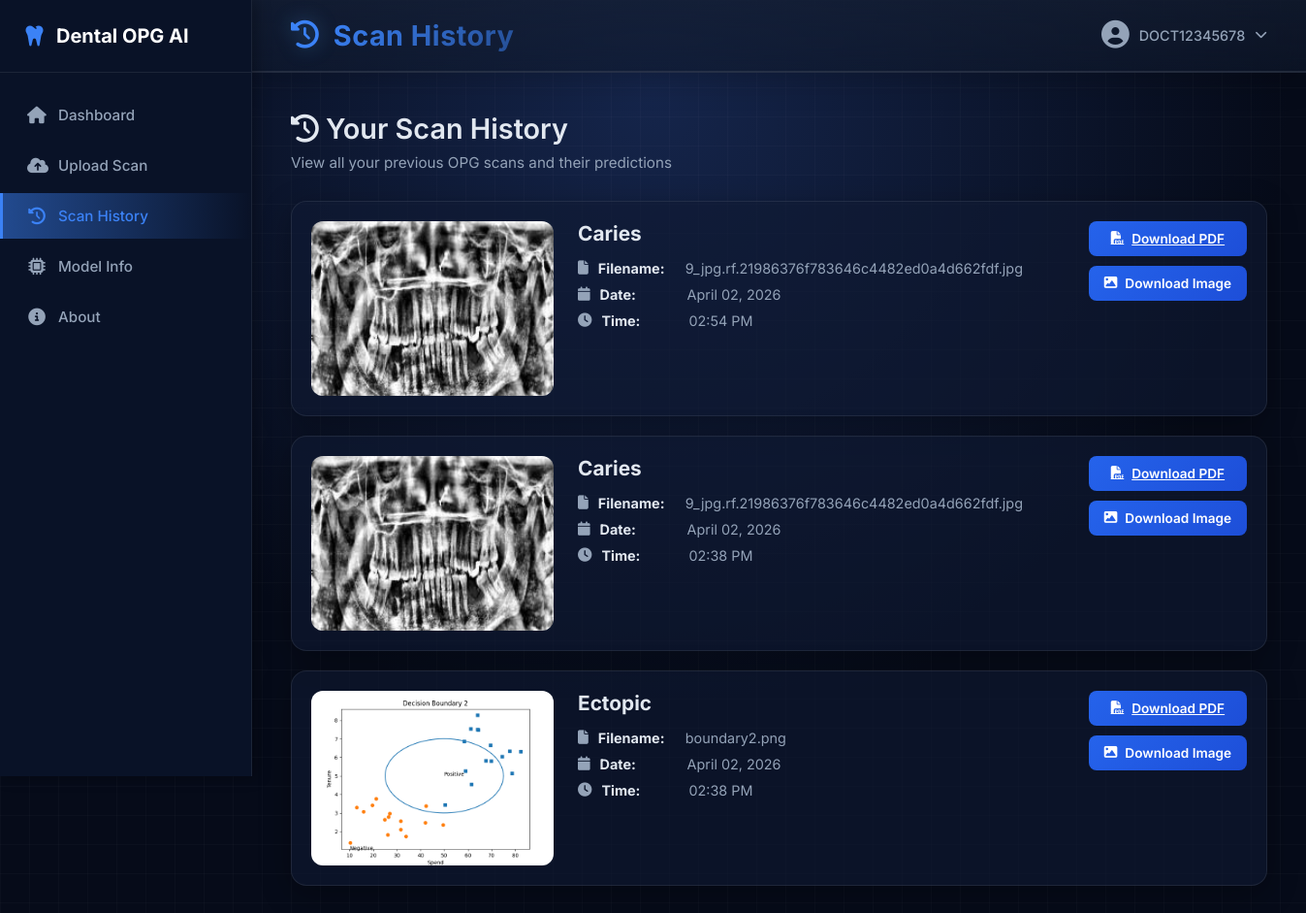
Before: /scan-history (signed in) with the older database file.
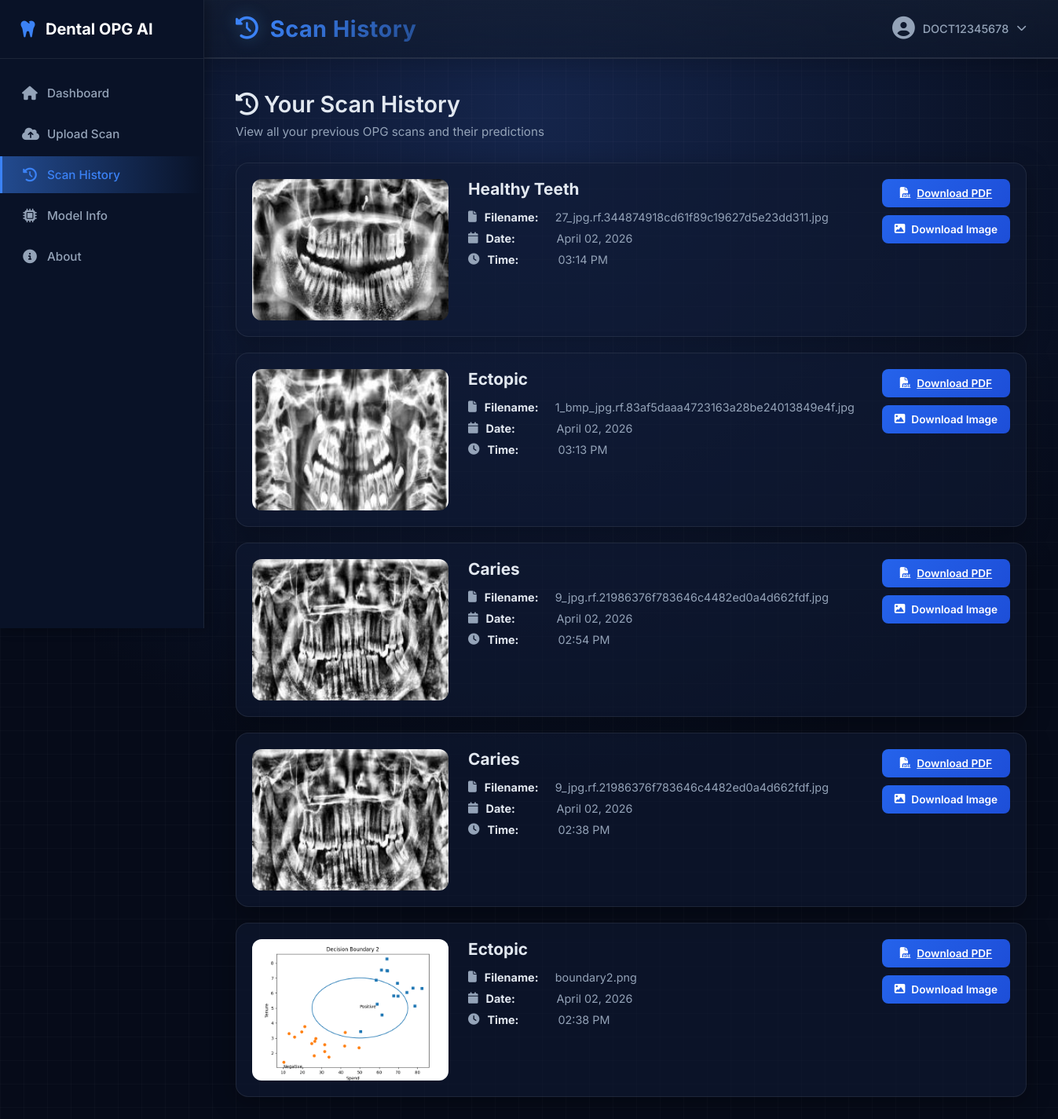
After: the same page with the newer database file.
### app.py (models this page shows)
class User(UserMixin, db.Model):
    id = db.Column(db.Integer, primary_key=True)
    username = db.Column(db.String(80), unique=True, nullable=False)
    mobile = db.Column(db.String(20), unique=True, nullable=False)
    password = db.Column(db.String(255), nullable=False)
    scans = db.relationship('ScanHistory', backref='user', lazy=True, cascade='all, delete-orphan')

class ScanHistory(db.Model):
    id = db.Column(db.Integer, primary_key=True)
    user_id = db.Column(db.Integer, db.ForeignKey('user.id'), nullable=False)
    filename = db.Column(db.String(255), nullable=False)
    prediction = db.Column(db.String(80), nullable=False)
    timestamp = db.Column(db.DateTime, default=datetime.now)
    image_path = db.Column(db.String(255), nullable=False)
    caries_prob = db.Column(db.Float, default=0.0)
    decayed_prob = db.Column(db.Float, default=0.0)
    ectopic_prob = db.Column(db.Float, default=0.0)
    healthy_prob = db.Column(db.Float, default=0.0)

### app.py (the view)
@app.route('/scan-history', methods=['GET'])
@login_required
def scan_history():
    scans = ScanHistory.query.filter_by(user_id=current_user.id).order_by(ScanHistory.timestamp.desc()).all()
    return render_template('scan_history.html', scans=scans)

### app.py (called while the page is built)
@app.after_request
def add_header(response):
    response.headers['Cache-Control'] = 'no-store, no-cache, must-revalidate, max-age=0'
    response.headers['Pragma'] = 'no-cache'
    response.headers['Expires'] = '0'
    return response

@login_manager.user_loader
def load_user(user_id):
    return User.query.get(int(user_id))

### templates/scan_history.html (shortened to what this page needs)
<!DOCTYPE html>
<html lang="en">
<head>
    <link rel="stylesheet" href="https://cdnjs.cloudflare.com/ajax/libs/font-awesome/6.4.0/css/all.min.css">
    <link rel="stylesheet" href="{{ url_for('static', filename='index.css') }}">
</head>
<body>
<div class="app-container">
    <aside class="sidebar">
        <div class="sidebar-header">
            <i class="fa-solid fa-tooth"></i>
            <span>Dental OPG AI</span>
        </div>
        <nav class="sidebar-nav">
            <a href="/" class="nav-link {% if request.path == '/' %}active{% endif %}">
                <i class="fa-solid fa-house"></i> Dashboard
            </a>
            <a href="/upload" class="nav-link {% if request.path.startswith('/upload') %}active{% endif %}">
                <i class="fa-solid fa-cloud-arrow-up"></i> Upload Scan
            </a>
            <a href="/scan-history" class="nav-link {% if request.path == '/scan-history' %}active{% endif %}">
                <i class="fa-solid fa-history"></i> Scan History
            </a>
            <a href="/model-info" class="nav-link {% if request.path == '/model-info' %}active{% endif %}">
                <i class="fa-solid fa-microchip"></i> Model Info
            </a>
            <a href="/about" class="nav-link {% if request.path == '/about' %}active{% endif %}">
                <i class="fa-solid fa-circle-info"></i> About
            </a>
        </nav>
    </aside>
    <main class="main-content">
        <header class="topbar">
            <div class="page-title">
                <i class="fa-solid fa-history" style="color: var(--accent); font-size: 1.8rem;"></i>
                <h2>Scan History</h2>
            </div>
            <div class="user-profile">
                <div class="profile-dropdown">
                    <div class="profile-info" onclick="toggleProfileMenu()">
                        <i class="fa-solid fa-circle-user"></i>
                        <span class="username">{{ current_user.username }}</span>
                        <i class="fa-solid fa-chevron-down" style="font-size: 0.8rem;"></i>
                    </div>
                </div>
            </div>
        </header>
        <div class="content-area">
            <section class="tab-content active-tab">
                <h2>
                    <i class="fa-solid fa-history"></i> Your Scan History
                </h2>
                <p class="section-desc">View all your previous OPG scans and their predictions</p>
                {% if scans %}
                <div class="history-container">
                    {% for scan in scans %}
                    <div class="glass-card history-record">
                        <div class="history-image">
                            <img src="{{ scan.image_path }}" alt="Scan">
                        </div>
                        <div class="history-details">
                            <h3>{{ scan.prediction }}</h3>
                            <div class="history-meta">
                                <p>
                                    <i class="fa-solid fa-file"></i>
                                    <strong>Filename:</strong> {{ scan.filename }}
                                </p>
                                <p>
                                    <i class="fa-solid fa-calendar"></i>
                                    <strong>Date:</strong> {{ scan.timestamp.strftime('%B %d, %Y') }}
                                </p>
                                <p>
                                    <i class="fa-solid fa-clock"></i>
                                    <strong>Time:</strong> {{ scan.timestamp.strftime('%I:%M %p') }}
                                </p>
                            </div>
                        </div>
                        <div class="history-actions">
                            <a href="/download-report/{{ scan.id }}" class="btn-small" title="Download PDF Report">
                                <i class="fa-solid fa-file-pdf"></i> Download PDF
                            </a>
                            <button class="btn-small" onclick="downloadImage('{{ scan.image_path }}', '{{ scan.filename }}')" title="Download Image">
                                <i class="fa-solid fa-image"></i> Download Image
                            </button>
                        </div>
                    </div>
                    {% endfor %}
                </div>
                {% endif %}
            </section>
        </div>
    </main>
</div>
</body>
</html>

### templates/scan_history.html (style rules this page uses)
.history-container { display: flex; flex-direction: column; gap: 20px; }
.history-record { display: grid; grid-template-columns: 250px 1fr auto; gap: 25px; align-items: start; padding: 20px; transition: all 0.3s ease; }
.history-image { width: 250px; height: 180px; border-radius: 12px; overflow: hidden; background: rgba(255, 255, 255, 0.05); }
.history-image img { width: 100%; height: 100%; object-fit: cover; }
.history-details h3 { font-size: 1.3rem; color: var(--text-primary); margin-bottom: 15px; }
.history-meta { display: flex; flex-direction: column; gap: 10px; }
.history-meta p { font-size: 0.9rem; color: var(--text-secondary); display: flex; align-items: center; gap: 10px; }
.history-meta strong { color: var(--text-primary); min-width: 80px; }
.history-actions { display: flex; flex-direction: column; gap: 10px; }
.btn-small { padding: 10px 16px; background: var(--btn-gradient); color: var(--btn-text); border: none; border-radius: 8px; font-size: 0.85rem; font-weight: 600; cursor: pointer; transition: all 0.3s ease; display: flex; align-items: center; justify-content: center; gap: 8px; white-space: nowrap; }

Changed rows visible on the page:
added ScanHistory: image_path (picture), prediction "Healthy Teeth", filename "27_jpg.rf.344874918cd61f89c19627d5e23dd311.jpg", timestamp "April 02, 2026", timestamp "03:14 PM"
added ScanHistory: image_path (picture), prediction "Ectopic", filename "1_bmp_jpg.rf.83af5daaa4723163a28be24013849e4f.jpg", timestamp "April 02, 2026", timestamp "03:13 PM"
